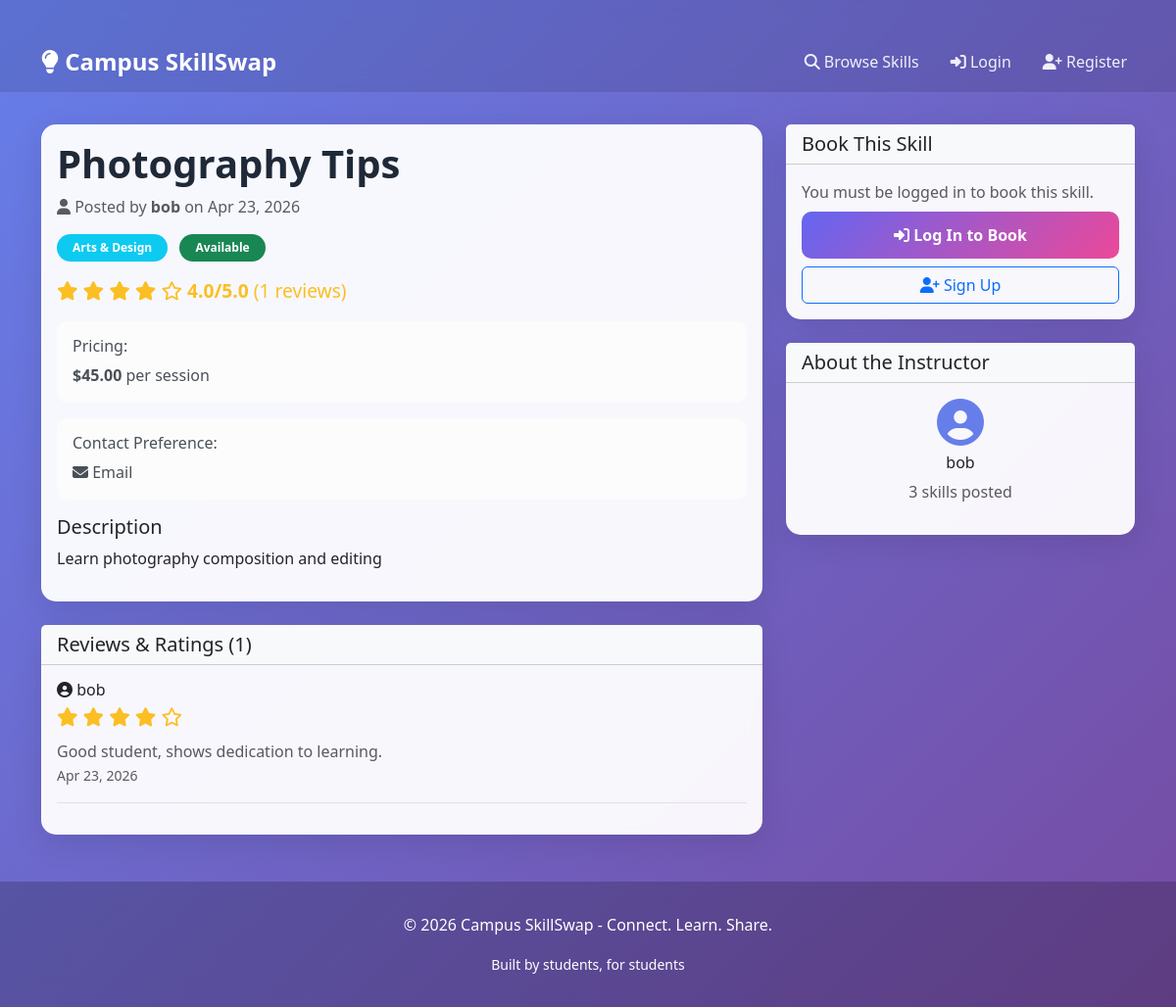
The page /skill/15/ on the database as committed earlier.
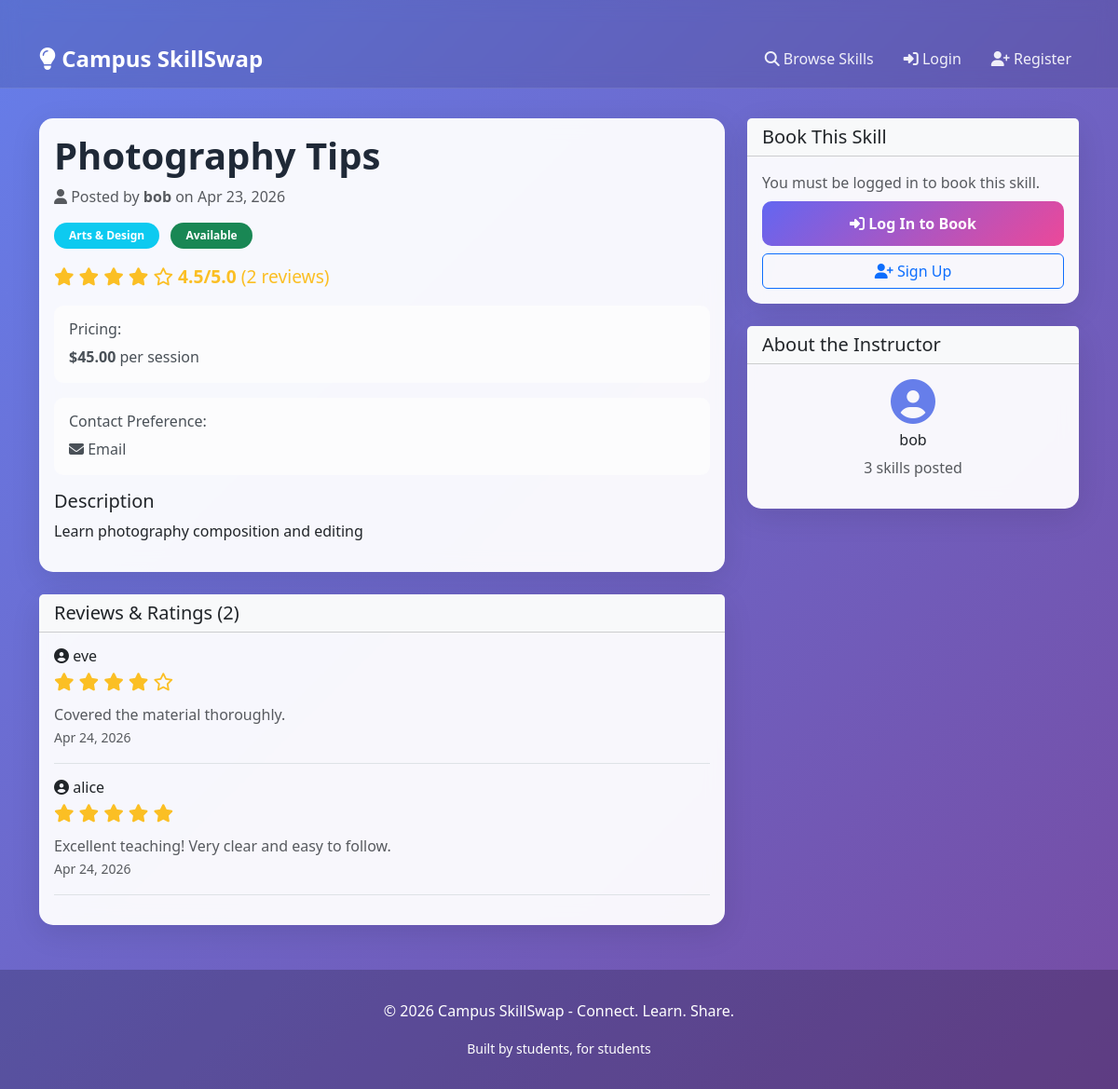
The same page on the database as committed later.
### skills/models.py (models this page shows, shortened)
class Skill(models.Model):
    CATEGORY_CHOICES = [
        ('academics', 'Academics'),
        ('music', 'Music'),
        ('sports', 'Sports'),
        ('arts', 'Arts & Design'),
        ('tech', 'Technology'),
        ('languages', 'Languages'),
        ('fitness', 'Fitness'),
        ('other', 'Other'),
    ]
    AVAILABILITY_CHOICES = [
        ('available', 'Available'),
        ('unavailable', 'Not Available'),
        ('booked', 'Booked Out'),
    ]
    CONTACT_CHOICES = [
        ('email', 'Email'),
        ('phone', 'Phone'),
        ('inperson', 'In-Person'),
        ('online', 'Online'),
    ]
    owner = models.ForeignKey(User, on_delete=models.CASCADE, related_name='skills')
    title = models.CharField(max_length=100, help_text="What skill are you offering?")
    description = models.TextField(help_text="Describe what you can teach/offer")
    category = models.CharField(
        max_length=50,
        choices=CATEGORY_CHOICES,
        help_text="Category of your skill"
    )
    price = models.DecimalField(
        max_digits=6,
        decimal_places=2,
        blank=True,
        null=True,
        validators=[MinValueValidator(0)],
        help_text="Price per session (leave empty for free)"
    )
    is_free = models.BooleanField(default=False, help_text="Check if this skill is free")
    availability_status = models.CharField(
        max_length=20,
        choices=AVAILABILITY_CHOICES,
        default='available'
    )
    contact_preference = models.CharField(
        max_length=20,
        choices=CONTACT_CHOICES,
        default='email',
        help_text="How should people contact you?"
    )
    created_at = models.DateTimeField(auto_now_add=True)
    updated_at = models.DateTimeField(auto_now=True)
    image = models.ImageField(upload_to='skill_images/', blank=True, null=True)
    class Meta:
        ordering = ['-created_at']  # Show newest skills first
    def average_rating(self):
        reviews = self.reviews.all()
        if reviews.exists():
            return sum(r.rating for r in reviews) / reviews.count()
        return None

class Review(models.Model):
    REVIEW_TYPE_CHOICES = [
        ('skill_review', 'Skill Review'),
        ('learner_review', 'Learner Review'),
    ]
    skill = models.ForeignKey(Skill, on_delete=models.CASCADE, related_name='reviews')
    reviewer = models.ForeignKey(User, on_delete=models.CASCADE, related_name='reviews_left')
    reviewed_user = models.ForeignKey(User, on_delete=models.CASCADE, related_name='reviews_received')
    review_type = models.CharField(
        max_length=20,
        choices=REVIEW_TYPE_CHOICES,
        default='skill_review',
        help_text="What type of review is this?"
    )
    booking_request = models.ForeignKey(
        'BookingRequest',
        on_delete=models.SET_NULL,
        null=True,
        blank=True,
        related_name='reviews'
    )
    rating = models.IntegerField(
        validators=[MinValueValidator(1), MaxValueValidator(5)],
        help_text="Rate from 1 (poor) to 5 (excellent)"
    )
    comment = models.TextField(blank=True, help_text="Optional comment")
    created_at = models.DateTimeField(auto_now_add=True)
    class Meta:
        unique_together = ['skill', 'reviewer', 'reviewed_user', 'review_type']
        ordering = ['-created_at']

### skills/views.py (the view)
# urls.py: path('skill/<int:pk>/', views.skill_detail, name='skill_detail'),
def skill_detail(request, pk):
    skill = get_object_or_404(Skill, pk=pk)
    reviews = skill.reviews.all()
    can_review = request.user.is_authenticated and request.user != skill.owner
    user_already_reviewed = reviews.filter(
        reviewer=request.user,
        review_type='skill_review'
    ).exists() if request.user.is_authenticated else False
    context = {
        'skill': skill,
        'reviews': reviews,
        'can_review': can_review,
        'user_already_reviewed': user_already_reviewed,
        'average_rating': skill.average_rating(),
    }
    return render(request, 'skills/detail.html', context)

### skills/templates/skills/detail.html (shortened to what this page needs)
{% extends 'base.html' %}
{% load static %}
{% block content %}
<div class="row">
    <div class="col-lg-8">
        <div class="card mb-4">
            <div class="card-body">
                <h1>{{ skill.title }}</h1>
                <p class="text-muted mb-3">
                    <i class="fas fa-user"></i> Posted by <strong>{{ skill.owner.username }}</strong>
                    on {{ skill.created_at|date:"M d, Y" }}
                </p>
                <div class="mb-3">
                    <span class="badge bg-info me-2">{{ skill.get_category_display }}</span>
                    {% if skill.availability_status == 'available' %}
                        <span class="badge bg-success">Available</span>
                    {% elif skill.availability_status == 'booked' %}
                        <span class="badge bg-warning">Booked Out</span>
                    {% else %}
                        <span class="badge bg-secondary">Unavailable</span>
                    {% endif %}
                </div>
                {% if average_rating %}
                    <div class="mb-3">
                        <div class="stars">
                            {% for i in "12345" %}
                                {% if forloop.counter <= average_rating %}
                                    <i class="fas fa-star"></i>
                                {% else %}
                                    <i class="far fa-star"></i>
                                {% endif %}
                            {% endfor %}
                            <strong>{{ average_rating|floatformat:1 }}/5.0</strong> ({{ reviews.count }} reviews)
                        </div>
                    </div>
                {% endif %}
                <div class="alert alert-light mb-3">
                    <h6>Pricing:</h6>
                    {% if skill.is_free %}
                        <p class="mb-0"><strong>FREE</strong> - No charge</p>
                    {% elif skill.price %}
                        <p class="mb-0"><strong>${{ skill.price }}</strong> per session</p>
                    {% endif %}
                </div>
                <div class="alert alert-light mb-3">
                    <h6>Contact Preference:</h6>
                    <p class="mb-0"><i class="fas fa-envelope"></i> {{ skill.get_contact_preference_display }}</p>
                </div>
                <h5>Description</h5>
                <p>{{ skill.description }}</p>
            </div>
        </div>
        <div class="card">
            <div class="card-header bg-light">
                <h5 class="mb-0">Reviews & Ratings ({{ reviews.count }})</h5>
            </div>
            <div class="card-body">
                {% if reviews %}
                    {% for review in reviews %}
                        <div class="border-bottom pb-3 mb-3">
                            <div class="d-flex justify-content-between align-items-start">
                                <div>
                                    <h6 class="mb-1">
                                        <i class="fas fa-user-circle"></i> {{ review.reviewer.username }}
                                    </h6>
                                    <div class="stars">
                                        {% for i in "12345" %}
                                            {% if forloop.counter <= review.rating %}
                                                <i class="fas fa-star"></i>
                                            {% else %}
                                                <i class="far fa-star"></i>
                                            {% endif %}
                                        {% endfor %}
                                    </div>
                                </div>
                            </div>
                            {% if review.comment %}
                                <p class="text-muted mt-2 mb-0">{{ review.comment }}</p>
                            {% endif %}
                            <small class="text-muted">{{ review.created_at|date:"M d, Y" }}</small>
                        </div>
                    {% endfor %}
                {% else %}
                    <p class="text-muted">No reviews yet. Be the first!</p>
                {% endif %}
            </div>
        </div>
    </div>
    <div class="col-lg-4">
        <div class="card mb-4" style="position: sticky; top: 20px;">
            <div class="card-header bg-light">
                <h5 class="mb-0">Book This Skill</h5>
            </div>
            <div class="card-body">
                {% if user.is_authenticated and user != skill.owner %}
                    {% if skill.availability_status == 'available' %}
                        <a href="{% url 'booking_create' skill.pk %}" class="btn btn-primary w-100 mb-2">
                            <i class="fas fa-calendar-check"></i> Request Booking
                        </a>
                    {% else %}
                        <div class="alert alert-warning">
                            <i class="fas fa-info-circle"></i> This skill is not currently available
                        </div>
                    {% endif %}
                    <hr>
                    <h6>Contact {{ skill.owner.username }}</h6>
                    <p class="text-muted">
                        Contact preference: <strong>{{ skill.get_contact_preference_display }}</strong>
                    </p>
                {% elif user == skill.owner %}
                    <div class="alert alert-info">
                        <i class="fas fa-info-circle"></i> This is your skill
                    </div>
                {% else %}
                    <p class="text-muted mb-2">You must be logged in to book this skill.</p>
                    <a href="{% url 'login' %}" class="btn btn-primary w-100 mb-2">
                        <i class="fas fa-sign-in-alt"></i> Log In to Book
                    </a>
                    <a href="{% url 'register' %}" class="btn btn-outline-primary w-100">
                        <i class="fas fa-user-plus"></i> Sign Up
                    </a>
                {% endif %}
            </div>
        </div>
        <div class="card">
            <div class="card-header bg-light">
                <h5 class="mb-0">About the Instructor</h5>
            </div>
            <div class="card-body text-center">
                <i class="fas fa-user-circle" style="font-size: 3rem; color: #667eea;"></i>
                <h6 class="mt-2">{{ skill.owner.username }}</h6>
                <p class="text-muted">
                    {{ skill.owner.skills.count }} skill{{ skill.owner.skills.count|pluralize }} posted
                </p>
            </div>
        </div>
    </div>
</div>
{% endblock %}

### skills/templates/base.html (shortened to what this page needs)
<!DOCTYPE html>
<html lang="en">
<head>
    <link href="https://cdn.jsdelivr.net/npm/bootstrap@5.3.0/dist/css/bootstrap.min.css" rel="stylesheet">
    <link rel="stylesheet" href="https://cdnjs.cloudflare.com/ajax/libs/font-awesome/6.4.0/css/all.min.css">
</head>
<body>
    <nav class="navbar navbar-expand-lg navbar-dark">
        <div class="container">
            <a class="navbar-brand" href="{% url 'skill_list' %}">
                <i class="fas fa-lightbulb"></i> Campus SkillSwap
            </a>
            <div class="collapse navbar-collapse" id="navbarNav">
                <ul class="navbar-nav ms-auto">
                    <li class="nav-item">
                        <a class="nav-link" href="{% url 'skill_list' %}">
                            <i class="fas fa-search"></i> Browse Skills
                        </a>
                    </li>
                    {% if user.is_authenticated %}
                        <li class="nav-item">
                            <a class="nav-link" href="{% url 'skill_create' %}">
                                <i class="fas fa-plus-circle"></i> Post Skill
                            </a>
                        </li>
                        <li class="nav-item">
                            <a class="nav-link" href="{% url 'dashboard' %}">
                                <i class="fas fa-user-circle"></i> Dashboard
                            </a>
                        </li>
                        <li class="nav-item">
                            <a class="nav-link" href="{% url 'logout' %}">
                                <i class="fas fa-sign-out-alt"></i> Logout ({{ user.username }})
                            </a>
                        </li>
                    {% else %}
                        <li class="nav-item">
                            <a class="nav-link" href="{% url 'login' %}">
                                <i class="fas fa-sign-in-alt"></i> Login
                            </a>
                        </li>
                        <li class="nav-item">
                            <a class="nav-link" href="{% url 'register' %}">
                                <i class="fas fa-user-plus"></i> Register
                            </a>
                        </li>
                    {% endif %}
                </ul>
            </div>
        </div>
    </nav>
    <main class="container my-4">
        {% block content %}{% endblock %}
    </main>
    <footer>
        <p>&copy; 2026 Campus SkillSwap - Connect. Learn. Share.</p>
        <small>Built by students, for students</small>
    </footer>
</body>
</html>

### skills/templates/base.html (style rules this page uses)
:root { --primary-color: #6366f1; --secondary-color: #ec4899; --success-color: #10b981; --danger-color: #ef4444; }
body { background: linear-gradient(135deg, #667eea 0%, #764ba2 100%); min-height: 100vh; font-family: 'Segoe UI', Tahoma, Geneva, Verdana, sans-serif; }
.navbar { background: rgba(0, 0, 0, 0.1); backdrop-filter: blur(10px); border-bottom: 1px solid rgba(255, 255, 255, 0.1); }
.navbar-brand { font-weight: bold; font-size: 1.5rem; color: white !important; }
.nav-link { color: rgba(255, 255, 255, 0.9) !important; margin-left: 1rem; transition: color 0.3s; }
.container { margin-top: 2rem; }
.card { border: none; border-radius: 15px; box-shadow: 0 8px 32px rgba(0, 0, 0, 0.1); background: rgba(255, 255, 255, 0.95); backdrop-filter: blur(10px); transition: transform 0.3s, box-shadow 0.3s; }
.btn-primary { background: linear-gradient(135deg, var(--primary-color), var(--secondary-color)); border: none; border-radius: 10px; padding: 0.75rem 1.5rem; font-weight: 600; transition: transform 0.2s; }
.badge { padding: 0.5rem 1rem; border-radius: 20px; font-weight: 600; }
.alert { border: none; border-radius: 10px; }
.stars { color: #fbbf24; font-size: 1.2rem; }
footer { background: rgba(0, 0, 0, 0.2); color: white; margin-top: 3rem; padding: 2rem 0; text-align: center; }
h1, h2, h3 { color: #1f2937; font-weight: 700; }

Rows that differ between the two databases and show on the page:
removed Review: reviewer.username "bob", rating 4 (drawn), comment "Good student, shows dedication to learning.", created_at "Apr 23, 2026"
computed for Skill "Photography Tips": count "1" → "2"
added Review: reviewer.username "eve", rating 4 (drawn), comment "Covered the material thoroughly.", created_at "Apr 24, 2026"
added Review: reviewer.username "alice", rating 5 (drawn), comment "Excellent teaching! Very clear and easy to follow.", created_at "Apr 24, 2026"
Other text that changed with them:
{{ average_rating|floatformat:1 }}: "4.0" → "4.5"
{{ reviews.count }}: "1" → "2"
